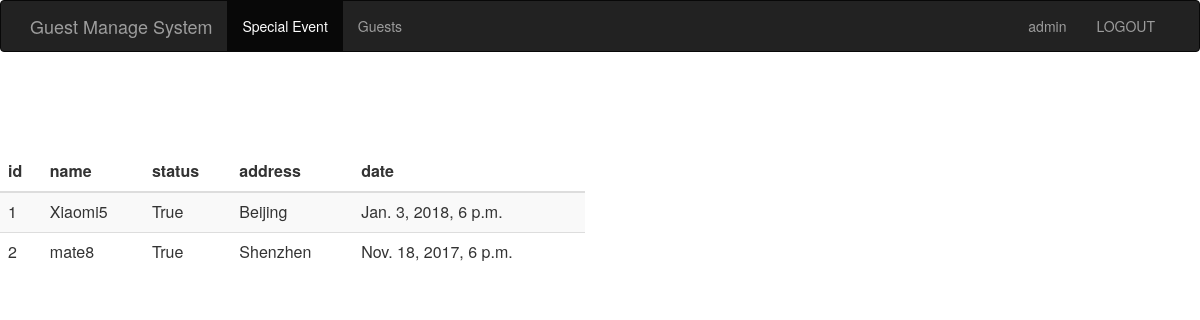
The page /event_manage/ (signed in) on the database its author committed.
### sign/models.py (models this page shows, shortened)
class Event(models.Model):
    name = models.CharField(max_length=100)
    limit = models.IntegerField()
    status = models.BooleanField()
    address = models.CharField(max_length=200)
    start_time = models.DateTimeField('events_time')
    create_time = models.DateTimeField(auto_now=True)

### sign/views.py (the view)
# urls.py: url(r'^event_manage/$', views.event_manage),
@login_required
def event_manage(request):
    event_list = Event.objects.all()
    username = request.session.get('user', '')
    return render(request, "event_manage.html", {"user":username,
                                                 "events":event_list})

### sign/templates/event_manage.html (shortened to what this page needs)
<html>
  <head>
    {% load bootstrap3 %}
    {% bootstrap_css %}
  </head>
  <body>
    <nav class="navbar navbar-inverse navbar-fiexed-top">
      <div class="container">
        <div class="navbar-header">
          <a class="navbar-brand" href="/event_manage/">Guest Manage System</a>
        </div>
        <div id="navbar" class="collapse navbar-collapse">
          <ul class="nav navbar-nav">
            <li class="active"><a href="#">Special Event</a></li>
            <li><a href="/guest_manage/">Guests</a></li>
          </ul>
          <ul class="nav navbar-nav navbar-right">
            <li><a href="#">{{user}}</a></li>
            <li><a href="/logout/">LOGOUT</li>
          </ul>
        </div>
      </div>
    </nav>
    <div class="row" style="padding-top: 80px;">
      <div class="col-md-6">
        <table class="table table-striped">
          <thead>
            <tr>
              <th>id</th><th>name</th><th>status</th><th>address</th><th>date</th>
            </tr>
          </thead>
          <tbody>
            {% for event in events %}
              <tr>
                <td>{{ event.id }}</td>
                <td>{{ event.name }}</td>
                <td>{{ event.status }}</td>
                <td>{{ event.address }}</td>
                <td>{{ event.start_time }}</td>
              </tr>
            {% endfor %}
          </tbody>
        </table>
      </div>
    </div>
  </body>
</html>

### rows shown on the page
Event: id "1", name "Xiaomi5", status "True", address "Beijing", start_time "Jan. 3, 2018, 6 p.m."
Event: id "2", name "mate8", status "True", address "Shenzhen", start_time "Nov. 18, 2017, 6 p.m."

### other values the page prints
{{ user }} "admin"
